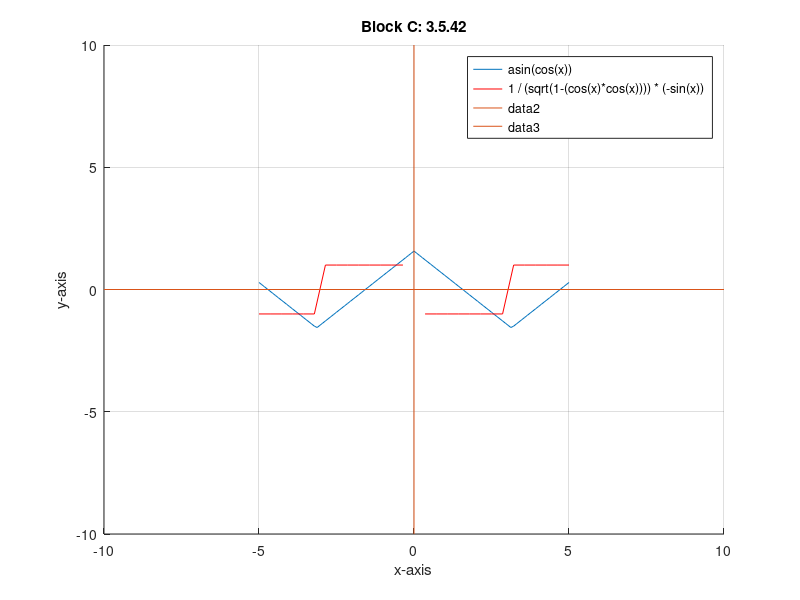

Write MATLAB code to recreate this figure.
f = @(x) asin(cos(x));

% D asin(cos(x)) = 1/(sqrt(1-cos^2(x))) * (- sin(x))
fp = @(x) 1 ./ (sqrt(1-(cos(x).*cos(x)))) .* (-sin(x));

% plot function
hold on
grid on
fplot(f);
fplot(fp, 'r')
hold off

% since sin is continous on interval -1 to 1 and stays the same for
% all real numbers it stays continous for the whole real line

% derivate is undefined when sqrt(1-cos^2x) equals 0
% => when 1-cos^2x = 0
% => cos^2x = 1
% since cos^2x is just cosx * cosx, cosx needs to be 1 (1^2 = 1)
% cosx = 1 when n*pi, n is a positive integer

%style
title('Block C: 3.5.42')
legend("asin(cos(x))", "1 / (sqrt(1-(cos(x)*cos(x)))) * (-sin(x))")
xlabel("x-axis")
ylabel("y-axis")
axis([-10 10 -10 10])
line([0 0], ylim)
line(xlim, [0 0])
